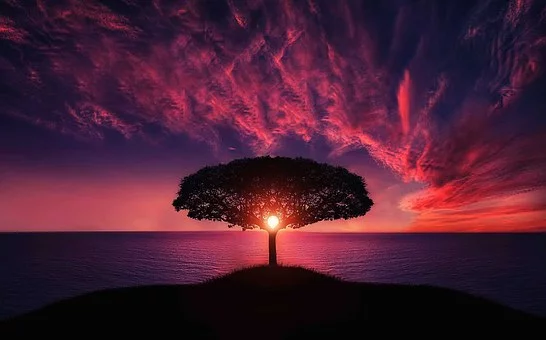
#> input picture image.jpg, 546 x 340 px
$ python canny.py
#> lines starting #> are read from the running program, lines starting #| are printed output that depends on the picture; after the words box and inside, x2 and y2 are one past the last pixel; in counts of white or black regions, pixels touching at a corner belong together
import numpy as np
import cv2

pic=cv2.imread('image.jpg')
#> pic is the input picture: shape (340, 546, 3); mean B, G, R 51.3, 30.2, 73.7

thresholdval1=100
thresholdval2=150

canny=cv2.Canny(pic, thresholdval1, thresholdval2)
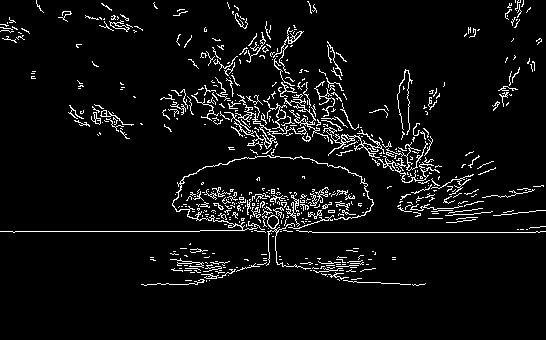
#> canny: shape (340, 546); 5.5% white in thin lines or dots, all inside (x1, y1, x2, y2) = (0, 0, 546, 286)

cv2.imshow('canny', canny)
cv2.waitKey(0)
cv2.destroyAllWindows()
